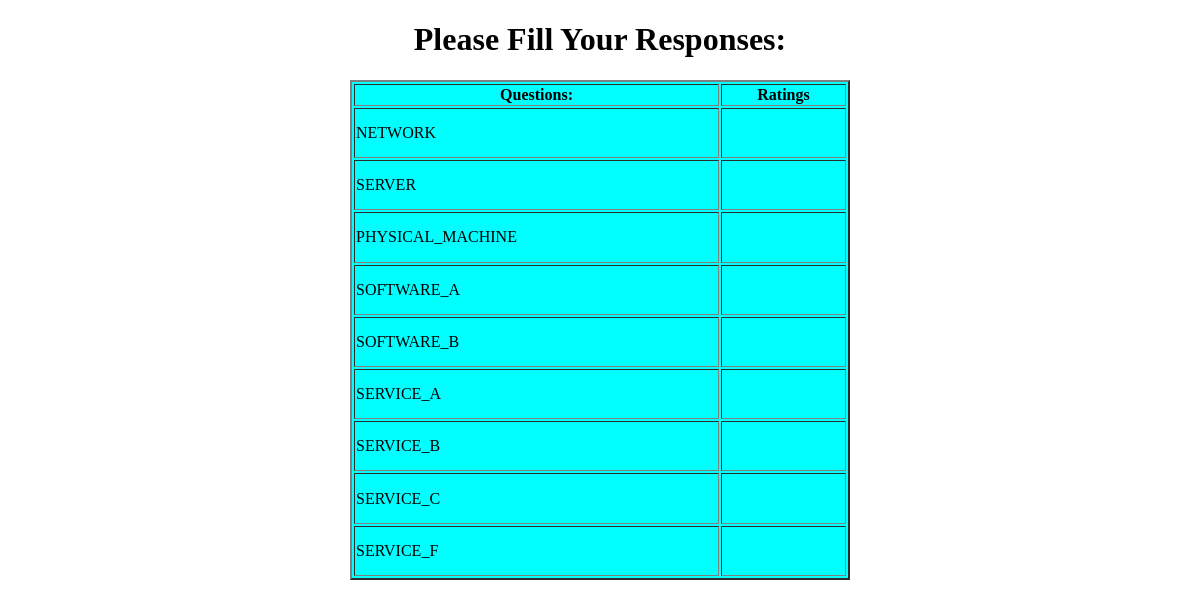
/review/, run on an earlier commit of the app's database.
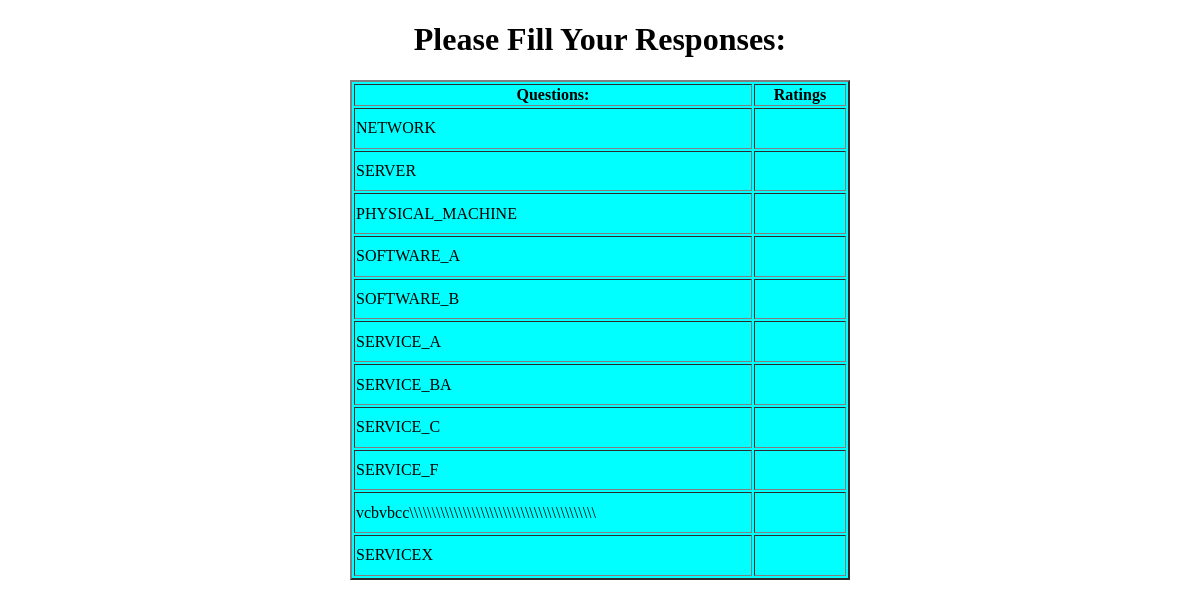
And on a later commit of the database.
### test1/models.py (models this page shows, shortened)
class Question(models.Model):
    question_text = models.CharField(max_length=200)

### test1/views.py (the view)
# urls.py: path('review/', views.review),
def review(request):
    lis=Question.objects.all()
    dic={"QUESTIONS":lis}
    return render(request, 'review.html', context=dic)

### templates/review.html (shortened to what this page needs)
<!DOCTYPE html>
<html>
  <head>
  </head>
  <body>
    <h1 align="center">Please Fill Your Responses: </h1>
    {% if QUESTIONS %}
      <table bgcolor="aqua" border="2px solid black"
        align="center" height="500px" width="500px">
         <thead>
          <th>Questions:</th>
          <th>Ratings</th>
         </thead>
        {% for user in QUESTIONS %}
                 <tr>
                <td>{{ user.question_text }}</td>
                <td align="center">{{ user.ratings }}</td>
                     </tr>
      {% endfor %}
      </table>
        {% endif %}
  </body>
</html>

What changed in the data, as far as the page shows it:
changed Question: question_text "SERVICE_B" → "SERVICE_BA"
added Question: question_text "vcbvbcc\\\\\\\\\\\\\\\\\\\\\\\\\\\\\\\\\\\\\\\\\\\\\\\\\\\\\\\\\\\\\\\\\\\\\\\\\\\\\\\\\\\\"
added Question: question_text "SERVICEX"
